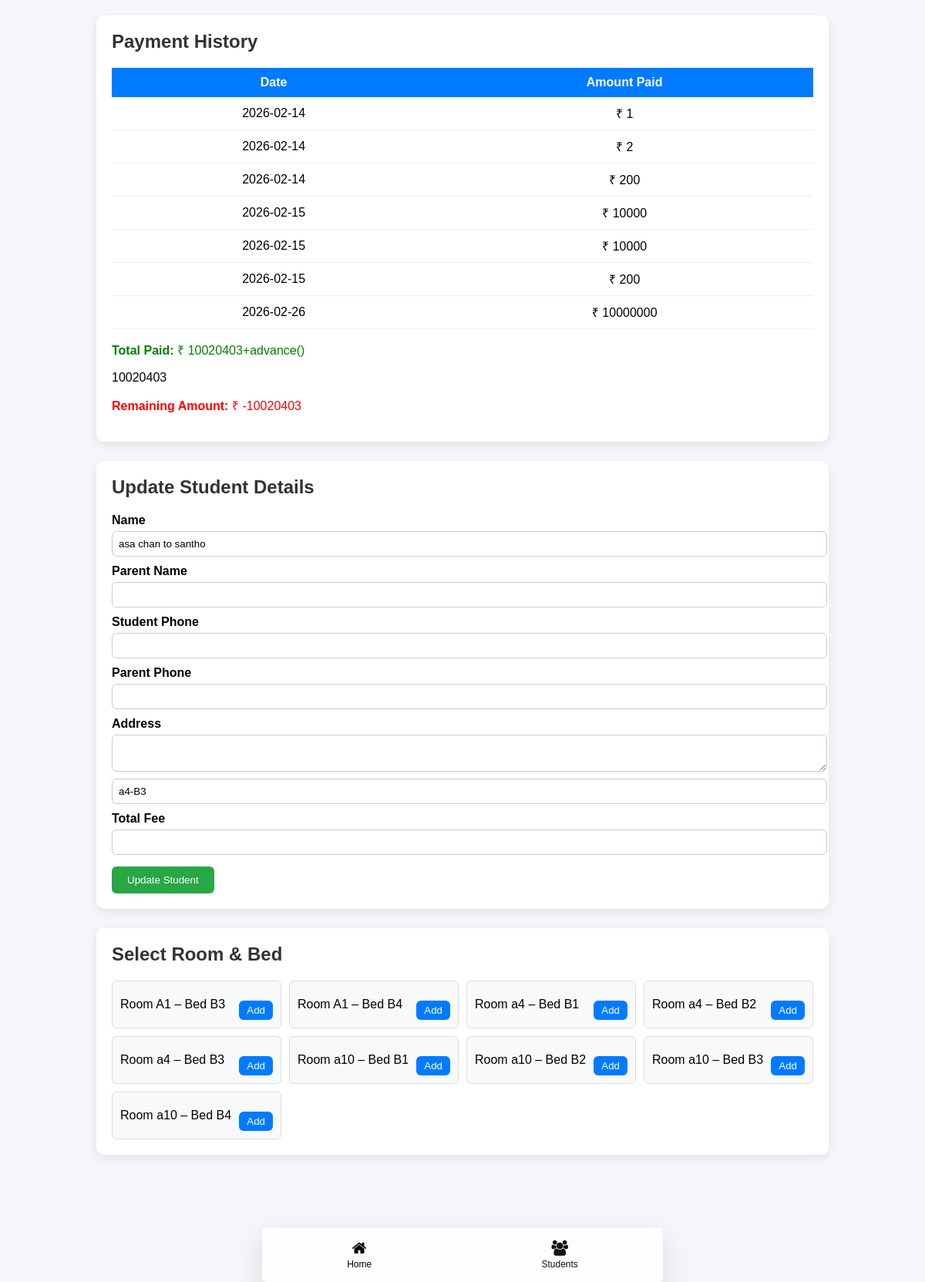
The page /edit_show_paidamount/2/ on the database its author committed.
### app/models.py (models this page shows)
class student_payment_add(models.Model):
    hostel_username_id=models.TextField(blank=True)
    student_id = models.TextField(blank=True)
    amount_paid=models.TextField(blank=True)
    amountpaid_date=models.TextField(blank=True)
    nothing = models.TextField(blank=True)

class Student_details(models.Model):
    hostel_username_id =models.TextField(blank=True)
    student_name = models.CharField(max_length=100)
    parent_name = models.CharField(max_length=100)
    address = models.TextField()
    student_phn_number = models.CharField(max_length=15)
    parent_phn_number = models.CharField(max_length=15)
    room_bed = models.CharField( blank=True)
    joined_date = models.DateField(blank=True)
    advance_amount = models.TextField(blank=True)
    total_fee = models.TextField(blank=True)

class Bed(models.Model):
    room = models.ForeignKey(
        Room,
        on_delete=models.CASCADE,
        related_name="beds"
    )
    bed_number = models.CharField(max_length=10,blank="True")
    is_occupied = models.BooleanField(default=False,blank="True")
    hostel_username_id =models.TextField(blank=True)

class Room(models.Model):
    hostel_username_id =models.TextField(blank=True)
    room_number = models.TextField(blank=True)
    total_beds = models.TextField(blank=True)
    created_at = models.TextField(blank=True)

### app/views.py (the view, shortened to what this page needs)
# urls.py: path('edit_show_paidamount/<int:id>/',views.edit_show_paidamount,name="edit_show_paidamount"),
def edit_show_paidamount(request, id):
    bed_show  = Bed.objects.all()
    student = Student_details.objects.get(id=id)
    payment_history = student_payment_add.objects.filter(student_id=id)
    student_advance = Student_details.objects.filter(id=id)
    total_paid = 0
    for i in payment_history:
        total_paid += int(i.amount_paid)
    stu_adv = student.advance_amount
    if stu_adv =="":
        stu_adv=0
        total_fee_paid = int(total_paid)+int(stu_adv)
    else:
        total_fee_paid = int(total_paid)+int(stu_adv)
    student_total_fee = student.total_fee
    if student_total_fee == '':
        student_total_fee=0
        remaning_amount=int(student_total_fee)-int(total_fee_paid)
    else:
        remaning_amount=int(student_total_fee)-int(total_fee_paid)
    return render(request, 'edit_show_paidamount.html', {
        'student': student,
        'payment_history': payment_history,
        'total_paid': total_paid,
        'bed_show':bed_show,
        'total_fee_paid':total_fee_paid,
        'remaning_amount':remaning_amount
    })

### app/templates/edit_show_paidamount.html (shortened to what this page needs)
<!DOCTYPE html>
<html>
<head>
    <link rel="stylesheet" href="https://cdnjs.cloudflare.com/ajax/libs/font-awesome/4.7.0/css/font-awesome.min.css">
</head>
<body>
<div class="container">
<div class="bottom-nav">
    <a href="{% url 'home' %}" class="nav-item active">
        <i class="fa fa-home"></i>
        <span>Home</span>
    </a>
    <a href="{% url 'studentspage' %}" class="nav-item">
        <i class="fa fa-users"></i>
        <span>Students</span>
    </a>
</div>
    <div class="card">
        <h2>Payment History</h2>
        <table>
            <tr>
                <th>Date</th>
                <th>Amount Paid</th>
            </tr>
            {% for i in payment_history %}
            <tr>
                <td>{{ i.amountpaid_date }}</td>
                <td>₹ {{ i.amount_paid }}</td>
            </tr>
            {% empty %}
            <tr>
                <td colspan="2">No Payments Yet</td>
            </tr>
            {% endfor %}
        </table>
        <div class="summary">
            <p class="total"><strong>Total Paid:</strong> ₹ {{ total_paid }}+advance({{student.advance_amount}})</p><span id="show_total">{{total_fee_paid}}</span>
            <p class="remaining"><strong>Remaining Amount:</strong> ₹ {{ remaning_amount }}</p>
        </div>
    </div>
    <div class="card">
        <h2>Update Student Details</h2>
        <form method="POST">
            <label>Name</label>
            <input type="text" name="student_name" value="{{ student.student_name }}">
            <label>Parent Name</label>
            <input type="text" name="parent_name" value="{{ student.parent_name }}">
            <label>Student Phone</label>
            <input type="text" name="student_phn_number" value="{{ student.student_phn_number }}">
            <label>Parent Phone</label>
            <input type="text" name="parent_phn_number" value="{{ student.parent_phn_number }}">
            <label>Address</label>
            <textarea name="address">{{ student.address }}</textarea>
            <input type="text" id="room_bed" name="room_bed" value="{{ student.room_bed }}">
            <label>Total Fee</label>
            <input type="text" name="total_fee" value="{{ student.total_fee }}">
            <button type="submit">Update Student</button>
        </form>
    </div>
    <div class="card">
        <h2>Select Room & Bed</h2>
        <div class="bed-grid">
            {% for i in bed_show %}
                <div class="bed-item">
                    <span>Room {{i.room.room_number}} – Bed {{i.bed_number}}</span>
                    <button type="button" onclick="add_room_bed('{{i.id}}')">
                        Add
                    </button>
                </div>
            {% endfor %}
        </div>
    </div>
</div>
</body>
</html>

### app/templates/edit_show_paidamount.html (style rules this page uses)
body { font-family: Arial, Helvetica, sans-serif; background: #f4f6f9; margin: 0; padding: 20px; }
.container { max-width: 950px; margin: auto; }
.card { background: white; padding: 20px; border-radius: 10px; box-shadow: 0 4px 12px rgba(0,0,0,0.08); margin-bottom: 25px; }
h2 { margin-top: 0; color: #333; }
table { width: 100%; border-collapse: collapse; }
table th { background: #007bff; color: white; padding: 10px; }
table td { padding: 10px; text-align: center; border-bottom: 1px solid #eee; }
.summary { margin-top: 15px; font-size: 16px; }
.total { color: green; }
.remaining { color: red; }
label { font-weight: bold; display: block; margin-top: 10px; }
input, textarea { width: 100%; padding: 8px; margin-top: 5px; border-radius: 6px; border: 1px solid #ccc; }
button { margin-top: 15px; padding: 10px 20px; border: none; background: #28a745; color: white; border-radius: 6px; cursor: pointer; }
.bed-grid { display: grid; grid-template-columns: repeat(auto-fill, minmax(220px, 1fr)); gap: 10px; }
.bed-item { background: #f8f9fa; padding: 10px; border-radius: 6px; display: flex; justify-content: space-between; align-items: center; border: 1px solid #ddd; }
.bed-item button { background: #007bff; padding: 5px 10px; }
.bottom-nav { position: fixed; bottom: 0px; left: 50%; transform: translateX(-50%); width: 100%; max-width: 520px; height: 70px; display: flex; justify-content: space-around; align-items: center; border-radius: 05px; background: rgba(255, 255, 255, 0.75); backdrop-filter: blur(15px); -webkit-backdrop-filter: blur(15px); box-shadow: 0 15px 35px rgba(0, 0, 0, 0.12); z-index: 1000; position: fixed; }
.nav-item { position: relative; text-decoration: none; color: #111; font-size: 12px; font-weight: 500; display: flex; flex-direction: column; align-items: center; transition: 0.3s ease; z-index: 2; }
.nav-item i { font-size: 20px; margin-bottom: 4px; transition: 0.3s ease; }
.nav-item.active { color: #000; }
.container { padding-bottom: 120px; }

### rows shown on the page
student_payment_add: amountpaid_date "2026-02-14", amount_paid "1"
student_payment_add: amountpaid_date "2026-02-14", amount_paid "2"
student_payment_add: amountpaid_date "2026-02-14", amount_paid "200"
student_payment_add: amountpaid_date "2026-02-15", amount_paid "10000"
student_payment_add: amountpaid_date "2026-02-15", amount_paid "10000"
student_payment_add: amountpaid_date "2026-02-15", amount_paid "200"
student_payment_add: amountpaid_date "2026-02-26", amount_paid "10000000"
Student_details: student_name "asa chan to santho", room_bed "a4-B3"
Bed: room.room_number "A1", bed_number "B3"
Bed: room.room_number "A1", bed_number "B4"
Bed: room.room_number "a4", bed_number "B1"
Bed: room.room_number "a4", bed_number "B2"
Bed: room.room_number "a4", bed_number "B3"
Bed: room.room_number "a10", bed_number "B1"
Bed: room.room_number "a10", bed_number "B2"
Bed: room.room_number "a10", bed_number "B3"
Bed: room.room_number "a10", bed_number "B4"

### other values the page prints
{{ total_paid }} "10020403"
{{ total_fee_paid }} "10020403"
{{ remaning_amount }} "-10020403"
